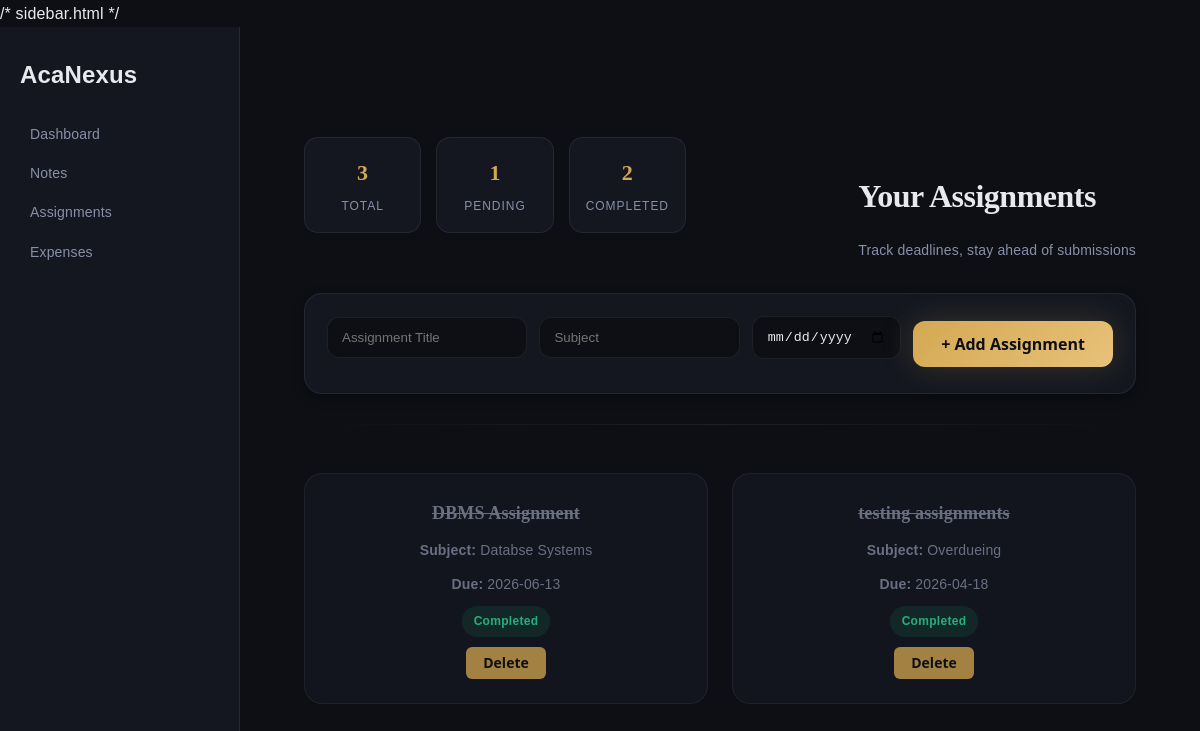
The app's page /assignments with its own data.
### tables this page shows
CREATE TABLE assignments (
    id INTEGER PRIMARY KEY AUTOINCREMENT,
    title TEXT NOT NULL,
    subject TEXT NOT NULL,
    due_date TEXT NOT NULL,
    status TEXT DEFAULT 'Pending'
);

### app.py (the view, shortened to what this page needs)
@app.route("/assignments", methods=["GET", "POST"])
def assignments():
    conn = sqlite3.connect("database/acanexus.db")
    cursor = conn.cursor()
    cursor.execute("SELECT * FROM assignments")
    assignments = cursor.fetchall()
    today = date.today().isoformat()
    conn.close()
    return render_template(
        "assignments.html",
        assignments=assignments,
        today=today
    )

### templates/assignments.html (shortened to what this page needs)
{% extends "base.html" %} {% block content %}
<section class="assignments-page">
  <div class="container">
    <div class="assignments-topbar">
      <div class="assignments-stats">
        <div class="stat-box">
          <h3>{{ assignments|length }}</h3>
          <p>Total</p>
        </div>
        <div class="stat-box">
          <h3>
            {{ assignments | selectattr(4, "equalto", "Pending") | list | length
            }}
          </h3>
          <p>Pending</p>
        </div>
        <div class="stat-box">
          <h3>
            {{ assignments | selectattr(4, "equalto", "Completed") | list |
            length }}
          </h3>
          <p>Completed</p>
        </div>
      </div>
      <div>
        <h2>Your Assignments</h2>
        <p class="section-sub">Track deadlines, stay ahead of submissions</p>
      </div>
    </div>
    <div class="assignment-form-card">
      <form method="POST" class="assignment-form">
        <input
          type="text"
          name="title"
          placeholder="Assignment Title"
          required
        />
        <input type="text" name="subject" placeholder="Subject" required />
        <input type="date" name="due_date" required />
        <button type="submit" class="btn btn-gold">+ Add Assignment</button>
      </form>
    </div>
    <hr class="divider" />
    <div class="assignments-grid">
      {% if assignments|length == 0 %}
      <div class="assignments-empty">
        <h3>No Assignments Yet</h3>
        <p>Add your first assignment and stay ahead 🚀</p>
      </div>
      {% else %} {% for assignment in assignments %}
      <div class="assignment-card">
        <h3 class="assignment-title">{{ assignment[1] }}</h3>
        <p class="assignment-meta">
          <strong>Subject:</strong> {{ assignment[2] }}
        </p>
        <p class="assignment-meta"><strong>Due:</strong> {{ assignment[3] }}</p>
        {% if assignment[4] == "Completed" %}
        <span class="status-pill done">Completed</span>
        {% elif assignment[3] < today %}
        <span class="status-pill overdue">Overdue</span>
        {% else %}
        <span class="status-pill pending">Pending</span>
        {% endif %}
        <div class="assignment-actions">
          <a
            href="/delete_assignment/{{ assignment[0] }}"
            onclick="return confirm('Delete this assignment?');"
          >
            <button class="btn btn-primary-sm">Delete</button>
          </a>
        </div>
      </div>
      {% endfor %} {% endif %}
    </div>
  </div>
</section>
{% endblock %}

### static/css/style.css (style rules this page uses)
html { -webkit-font-smoothing: antialiased; -moz-osx-font-smoothing: grayscale; text-rendering: optimizeLegibility; }
body { letter-spacing: 0.01em; }
section { position: relative; }
html { scroll-padding-top: var(--nav-height); }
:root { --bg: #0d0f14; --surface: #141720; --surface-2: #1c2030; --primary: #d4a853; --primary-soft: rgba(212,168,83,0.15); --text: #e8e9ee; --muted: #8a8fa8; --border: rgba(255,255,255,0.08); --s1: 4px; --s2: 8px; --s3: 12px; --s4: 16px; --s5: 20px; --s6: 24px; --s8: 32px; --s10: 40px; --s12: 48px; --r1: 6px; --r2: 12px; --r3: 18px; --r4: 24px; --shadow-sm: 0 4px 12px rgba(0,0,0,0.3); --shadow-md: 0 10px 30px rgba(0,0,0,0.4); --t-fast: 0.2s ease; --t-smooth: 0.35s ease; }
body { background: var(--bg); color: var(--text); font-family: 'DM Sans', sans-serif; }
.dashboard-card, .assignment-card, .note-card, .expense-card { background: var(--surface); border: 1px solid var(--border); border-radius: var(--r3); padding: var(--s6); animation: fadeUp 0.4s ease; }
.dashboard-grid, .assignments-grid, .notes-grid, .expenses-grid { display: grid; gap: var(--s6); }

### static/css/base.css (style rules this page uses)
* { margin: 0; padding: 0; box-sizing: border-box; }
html { scroll-behavior: smooth; -webkit-font-smoothing: antialiased; text-rendering: optimizeLegibility; scroll-padding-top: 80px; }
body { font-family: 'DM Sans', sans-serif; background: #0d0f14; color: #e8e9ee; line-height: 1.6; letter-spacing: 0.01em; overflow-x: hidden; }
a { color: inherit; text-decoration: none; }
:root { --bg: #0d0f14; --surface: #141720; --surface-2: #1c2030; --primary: #d4a853; --primary-soft: rgba(212,168,83,0.15); --text: #e8e9ee; --muted: #8a8fa8; --border: rgba(255,255,255,0.08); --shadow-sm: 0 6px 18px rgba(0,0,0,0.35); --shadow-md: 0 12px 35px rgba(0,0,0,0.45); --r1: 6px; --r2: 12px; --r3: 18px; --s2: 8px; --s3: 12px; --s4: 16px; --s6: 24px; --s8: 32px; }

### static/css/components.css (style rules this page uses)
.btn { display: inline-flex; align-items: center; justify-content: center; gap: var(--s2); padding: 10px 16px; border-radius: var(--r2); font-size: 14px; font-weight: 600; cursor: pointer; border: none; transition: all 0.25s ease; }
input, textarea, select { width: 100%; padding: 10px 12px; border-radius: var(--r2); border: 1px solid var(--border); background: var(--surface); color: var(--text); outline: none; transition: 0.2s ease; margin-bottom: var(--s3); }

### static/css/pages.css (style rules this page uses)
.assignment-card { background: var(--clr-card); border: 1px solid var(--clr-border); padding: 16px; border-radius: var(--radius-lg); display: flex; justify-content: space-between; align-items: center; transition: all var(--tr-base); }
.assignment-title { font-weight: 600; color: var(--clr-text); }
.assignment-meta { font-size: 13px; color: var(--clr-muted); }

### records on screen
assignments: title "DBMS Assignment", subject "Databse Systems", due_date "2026-06-13", status "Completed"
assignments: title "testing assignments", subject "Overdueing", due_date "2026-04-18", status "Completed"

### other values on screen
{{ assignments|length }} "3"
{{ assignments | selectattr(4, "equalto", "Pending") | list | length }} "1"
